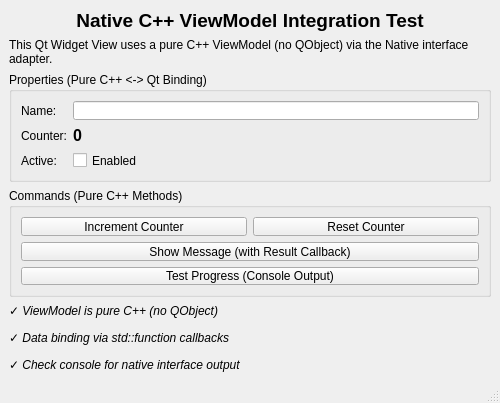
<?xml version="1.0" encoding="UTF-8"?>
<ui version="4.0">
 <class>NativeExampleView</class>
 <widget class="QMainWindow" name="NativeExampleView">
  <property name="geometry">
   <rect>
    <x>0</x>
    <y>0</y>
    <width>500</width>
    <height>400</height>
   </rect>
  </property>
  <property name="windowTitle">
   <string>Native C++ ViewModel with Qt Widgets</string>
  </property>
  <widget class="QWidget" name="centralwidget">
   <layout class="QVBoxLayout" name="verticalLayout">
    <item>
     <widget class="QLabel" name="titleLabel">
      <property name="text">
       <string>&lt;html&gt;&lt;head/&gt;&lt;body&gt;&lt;p&gt;&lt;span style=&quot; font-size:14pt; font-weight:600;&quot;&gt;Native C++ ViewModel Integration Test&lt;/span&gt;&lt;/p&gt;&lt;/body&gt;&lt;/html&gt;</string>
      </property>
      <property name="alignment">
       <set>Qt::AlignCenter</set>
      </property>
     </widget>
    </item>
    <item>
     <widget class="QLabel" name="descriptionLabel">
      <property name="text">
       <string>This Qt Widget View uses a pure C++ ViewModel (no QObject) via the Native interface adapter.</string>
      </property>
      <property name="wordWrap">
       <bool>true</bool>
      </property>
     </widget>
    </item>
    <item>
     <widget class="QGroupBox" name="propertiesGroup">
      <property name="title">
       <string>Properties (Pure C++ &lt;-&gt; Qt Binding)</string>
      </property>
      <layout class="QFormLayout" name="formLayout">
       <item row="0" column="0">
        <widget class="QLabel" name="nameLabel">
         <property name="text">
          <string>Name:</string>
         </property>
        </widget>
       </item>
       <item row="0" column="1">
        <widget class="QLineEdit" name="nameEdit"/>
       </item>
       <item row="1" column="0">
        <widget class="QLabel" name="counterLabelText">
         <property name="text">
          <string>Counter:</string>
         </property>
        </widget>
       </item>
       <item row="1" column="1">
        <widget class="QLabel" name="counterLabel">
         <property name="text">
          <string>0</string>
         </property>
         <property name="font">
          <font>
           <pointsize>12</pointsize>
           <weight>75</weight>
           <bold>true</bold>
          </font>
         </property>
        </widget>
       </item>
       <item row="2" column="0">
        <widget class="QLabel" name="activeLabel">
         <property name="text">
          <string>Active:</string>
         </property>
        </widget>
       </item>
       <item row="2" column="1">
        <widget class="QCheckBox" name="activeCheckBox">
         <property name="text">
          <string>Enabled</string>
         </property>
        </widget>
       </item>
      </layout>
     </widget>
    </item>
    <item>
     <widget class="QGroupBox" name="commandsGroup">
      <property name="title">
       <string>Commands (Pure C++ Methods)</string>
      </property>
      <layout class="QVBoxLayout" name="verticalLayout_2">
       <item>
        <layout class="QHBoxLayout" name="horizontalLayout">
         <item>
          <widget class="QPushButton" name="incrementButton">
           <property name="text">
            <string>Increment Counter</string>
           </property>
          </widget>
         </item>
         <item>
          <widget class="QPushButton" name="resetButton">
           <property name="text">
            <string>Reset Counter</string>
           </property>
          </widget>
         </item>
        </layout>
       </item>
       <item>
        <widget class="QPushButton" name="showMessageButton">
         <property name="text">
          <string>Show Message (with Result Callback)</string>
         </property>
        </widget>
       </item>
       <item>
        <widget class="QPushButton" name="testProgressButton">
         <property name="text">
          <string>Test Progress (Console Output)</string>
         </property>
        </widget>
       </item>
      </layout>
     </widget>
    </item>
    <item>
     <widget class="QLabel" name="infoLabel">
      <property name="text">
       <string>&lt;html&gt;&lt;head/&gt;&lt;body&gt;&lt;p&gt;&lt;span style=&quot; font-style:italic;&quot;&gt;✓ ViewModel is pure C++ (no QObject)&lt;/span&gt;&lt;/p&gt;&lt;p&gt;&lt;span style=&quot; font-style:italic;&quot;&gt;✓ Data binding via std::function callbacks&lt;/span&gt;&lt;/p&gt;&lt;p&gt;&lt;span style=&quot; font-style:italic;&quot;&gt;✓ Check console for native interface output&lt;/span&gt;&lt;/p&gt;&lt;/body&gt;&lt;/html&gt;</string>
      </property>
     </widget>
    </item>
    <item>
     <spacer name="verticalSpacer">
      <property name="orientation">
       <enum>Qt::Vertical</enum>
      </property>
      <property name="sizeHint" stdset="0">
       <size>
        <width>20</width>
        <height>40</height>
       </size>
      </property>
     </spacer>
    </item>
   </layout>
  </widget>
  <widget class="QMenuBar" name="menubar">
   <property name="geometry">
    <rect>
     <x>0</x>
     <y>0</y>
     <width>500</width>
     <height>22</height>
    </rect>
   </property>
  </widget>
  <widget class="QStatusBar" name="statusbar"/>
 </widget>
 <resources/>
 <connections/>
</ui>
